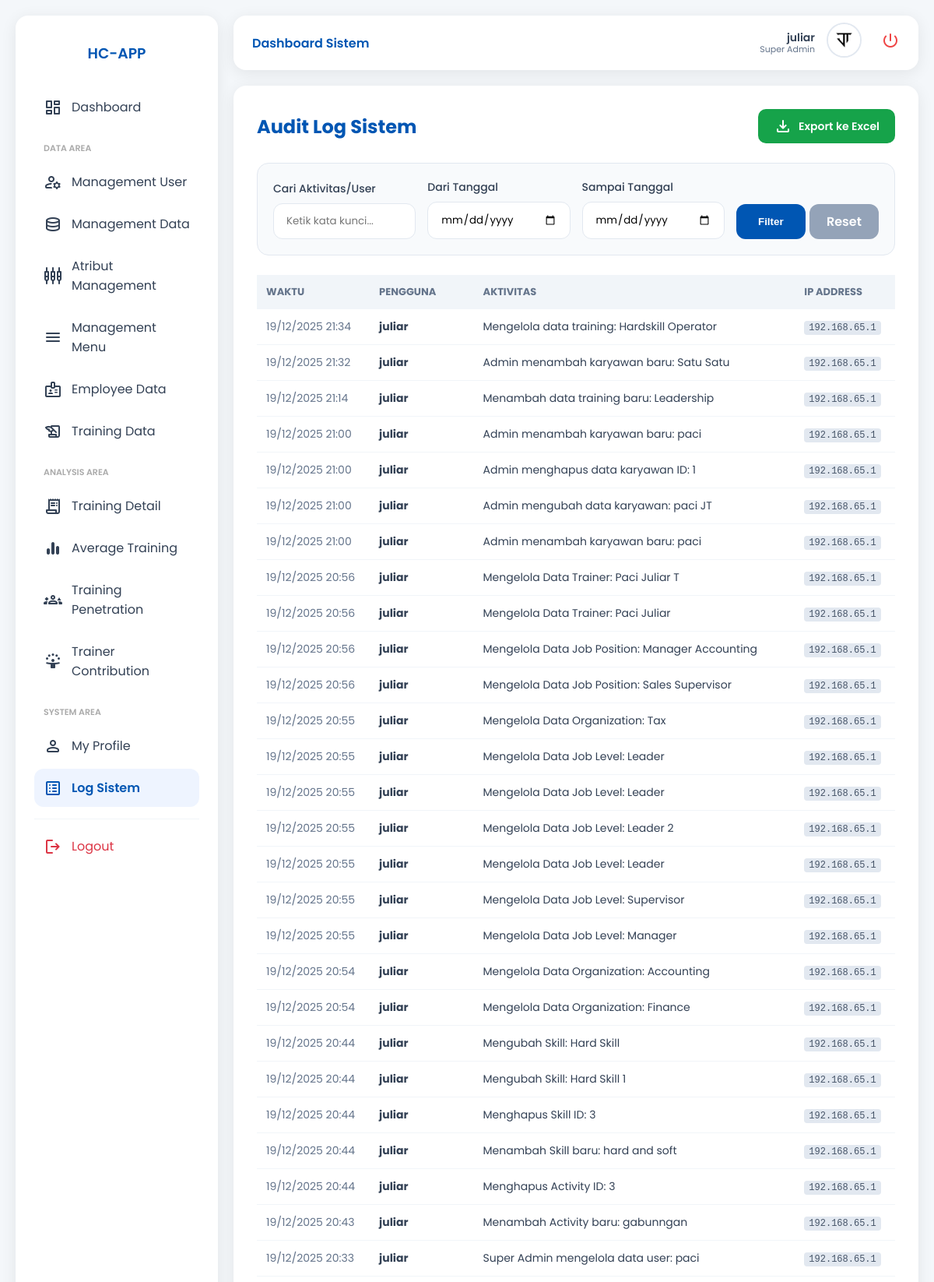
Page /modul/log-system/index.php (signed in, upper part) on the committed database.
### tables this page shows
CREATE TABLE `menus` (
  `id` int NOT NULL,
  `menu_name` varchar(100) NOT NULL,
  `menu_url` varchar(100) NOT NULL,
  `menu_icon` varchar(50) DEFAULT NULL,
  `menu_category` enum('Dashboard','Data Area','Analysis Area','System Area') NOT NULL,
  `order_no` int DEFAULT '0'
);

CREATE TABLE `logs` (
  `id` int NOT NULL,
  `user_id` int DEFAULT NULL,
  `activity` text NOT NULL,
  `ip_address` varchar(45) DEFAULT NULL,
  `created_at` timestamp NULL DEFAULT CURRENT_TIMESTAMP
);

CREATE TABLE `users` (
  `id` int NOT NULL,
  `name` varchar(100) NOT NULL,
  `employee_id` varchar(50) NOT NULL,
  `email` varchar(100) NOT NULL,
  `phone` varchar(20) NOT NULL,
  `password` varchar(255) NOT NULL,
  `role_id` int DEFAULT '5',
  `is_verified` tinyint DEFAULT '0',
  `profile_photo` varchar(255) DEFAULT 'default.png',
  `created_at` timestamp NULL DEFAULT CURRENT_TIMESTAMP
);

### modul/log-system/index.php (the view, shortened to what this page needs)
<?php
require_once __DIR__ . '/../../config/database.php';
$layout_dir = __DIR__ . '/../layout/';
$search = $_GET['search'] ?? '';
$date_from = $_GET['date_from'] ?? '';
$date_to = $_GET['date_to'] ?? '';
$query = "SELECT l.*, u.name FROM logs l LEFT JOIN users u ON l.user_id = u.id WHERE 1=1";
$params = [];
$query .= " ORDER BY l.id DESC";
$stmt = $pdo->prepare($query);
$stmt->execute($params);
$logs = $stmt->fetchAll();
?>
<!DOCTYPE html>
<html lang="id">
<head>
    <link rel="stylesheet" href="../../assets/css/style.css">
</head>
<body>
    <?php include $layout_dir . 'sidebar.php'; include $layout_dir . 'header.php'; ?>
    <main class="main-content">
        <div class="content-card">
            <div style="display: flex; justify-content: space-between; align-items: center; margin-bottom: 25px;">
                <h2 style="color: var(--primary-blue); margin: 0;">Audit Log Sistem</h2>
                <a href="?export=excel" class="btn-export">
                    <i class="material-symbols-rounded">download</i> Export ke Excel
                </a>
            </div>
            <div class="filter-container">
                <form method="GET" class="filter-grid">
                    <div class="form-group" style="margin-bottom: 0;">
                        <label>Cari Aktivitas/User</label>
                        <input type="text" name="search" class="form-control" placeholder="Ketik kata kunci..." value="<?= htmlspecialchars($search) ?>">
                    </div>
                    <div class="form-group" style="margin-bottom: 0;">
                        <label>Dari Tanggal</label>
                        <input type="date" name="date_from" class="form-control" value="<?= $date_from ?>">
                    </div>
                    <div class="form-group" style="margin-bottom: 0;">
                        <label>Sampai Tanggal</label>
                        <input type="date" name="date_to" class="form-control" value="<?= $date_to ?>">
                    </div>
                    <div style="display: flex; gap: 5px;">
                        <button type="submit" class="btn-primary" style="padding: 10px;">Filter</button>
                        <a href="index.php" class="btn-primary" style="padding: 10px; background: #94a3b8; text-decoration: none; text-align: center;">Reset</a>
                    </div>
                </form>
            </div>
            <table class="log-table">
                <thead>
                    <tr>
                        <th>Waktu</th>
                        <th>Pengguna</th>
                        <th>Aktivitas</th>
                        <th>IP Address</th>
                    </tr>
                </thead>
                <tbody>
                    <?php if (count($logs) > 0): ?>
                        <?php foreach ($logs as $l): ?>
                        <tr>
                            <td style="color: #64748b;"><?= date('d/m/Y H:i', strtotime($l['created_at'])) ?></td>
                            <td><strong><?= htmlspecialchars($l['name'] ?? 'Guest/System') ?></strong></td>
                            <td><?= htmlspecialchars($l['activity']) ?></td>
                            <td><span class="ip-badge"><?= $l['ip_address'] ?></span></td>
                        </tr>
                        <?php endforeach; ?>
                    <?php endif; ?>
                </tbody>
            </table>
        </div>
    </main>
</body>
</html>

### modul/layout/sidebar.php
<?php
require_once __DIR__ . '/../../config/database.php';
$current_uri = $_SERVER['REQUEST_URI'];
$role_id = $_SESSION['role_id'] ?? 0;
$query_menu = "SELECT m.* FROM menus m
               JOIN role_access ra ON m.id = ra.menu_id
               WHERE ra.role_id = ?
               ORDER BY FIELD(m.menu_category, 'Dashboard', 'Data Area', 'Analysis Area', 'System Area'), m.order_no ASC";
$stmt_menu = $pdo->prepare($query_menu);
$stmt_menu->execute([$role_id]);
$menus = $stmt_menu->fetchAll();
$menu_list = [];
foreach ($menus as $m) {
    $menu_list[$m['menu_category']][] = $m;
}
?>
<aside class="sidebar">
    <div style="padding: 10px; margin-bottom: 20px; text-align: center;">
        <h3 style="color: var(--primary-blue); margin: 0; font-weight: 600;">HC-APP</h3>
    </div>
    <nav style="flex-grow: 1; overflow-y: auto;">
        <?php foreach ($menu_list as $category => $items): ?>
            <?php if ($category !== 'Dashboard'): ?>
                <p style="font-size: 11px; color: #aaa; text-transform: uppercase; margin: 20px 0 10px 12px; font-weight: 600;">
                    <?= htmlspecialchars($category) ?>
                </p>
            <?php endif; ?>
            <?php foreach ($items as $item): ?>
                <a href="<?= $item['menu_url'] ?>"
                   class="menu-item <?= (strpos($current_uri, basename(dirname($item['menu_url']))) !== false) ? 'active' : '' ?>">
                    <i class="material-symbols-rounded"><?= $item['menu_icon'] ?></i>
                    <span><?= htmlspecialchars($item['menu_name']) ?></span>
                </a>
            <?php endforeach; ?>
        <?php endforeach; ?>
    </nav>
    <div style="padding-top: 10px; border-top: 1px solid #f1f5f9; margin-top: 10px;">
        <a href="../auth/logout.php" class="menu-item" style="color: #dc3545;">
            <i class="material-symbols-rounded">logout</i>
            <span>Logout</span>
        </a>
    </div>
</aside>

### assets/css/style.css (style rules this page uses)
:root { --primary-blue: #0056b3; --bg-light: #f4f7fa; --white: #ffffff; --text-main: #334155; --text-muted: #64748b; --radius: 16px; --shadow: 0 4px 20px rgba(0, 0, 0, 0.08); }
* { box-sizing: border-box; }
body { font-family: "Poppins", sans-serif; background-color: var(--bg-light); margin: 0; color: var(--text-main); }
.form-group { margin-bottom: 20px; }
.form-group label { display: block; margin-bottom: 8px; font-size: 14px; font-weight: 500; }
.form-control { width: 100%; padding: 12px 16px; border: 1px solid #e2e8f0; border-radius: 12px; font-family: "Poppins", sans-serif; }
.btn-primary { width: 100%; padding: 14px; background: var(--primary-blue); color: white; border: none; border-radius: 12px; font-weight: 600; cursor: pointer; transition: 0.3s; }
.sidebar { position: fixed; top: 20px; left: 20px; bottom: 20px; width: 260px; background: var(--white); border-radius: var(--radius); box-shadow: var(--shadow); padding: 24px; z-index: 1000; }
.main-content { margin-left: 300px; margin-top: 110px; margin-right: 20px; margin-bottom: 100px; }
.content-card { background: var(--white); padding: 30px; border-radius: var(--radius); box-shadow: var(--shadow); min-height: 70vh; }
.menu-item { display: flex; align-items: center; padding: 12px; text-decoration: none; color: var(--text-main); border-radius: 12px; margin-bottom: 5px; }
.menu-item.active { background: #eef4ff; color: var(--primary-blue); font-weight: 600; }
.menu-item i { margin-right: 12px; }

### modul/log-system/index.php (style rules this page uses)
.filter-container { background: #f8fafc; padding: 20px; border-radius: 15px; margin-bottom: 25px; border: 1px solid #e2e8f0; }
.filter-grid { display: grid; grid-template-columns: repeat(auto-fit, minmax(150px, 1fr)); gap: 15px; align-items: end; }
.btn-export { background: #16a34a; color: white; padding: 10px 20px; border-radius: 10px; text-decoration: none; font-size: 14px; font-weight: 600; display: inline-flex; align-items: center; gap: 8px; transition: 0.3s; }
.log-table { width: 100%; border-collapse: collapse; }
.log-table th { background: #f1f5f9; padding: 12px; text-align: left; font-size: 13px; color: #64748b; text-transform: uppercase; }
.log-table td { padding: 12px; border-bottom: 1px solid #f1f5f9; font-size: 14px; }
.ip-badge { background: #e2e8f0; color: #475569; padding: 2px 6px; border-radius: 4px; font-family: monospace; font-size: 12px; }

### rows in the picture
menus: menu_name "Dashboard"
menus: menu_name "Management User"
menus: menu_name "Management Data"
menus: menu_name "Atribut Management"
menus: menu_name "Management Menu"
menus: menu_name "Employee Data"
menus: menu_name "Training Data"
menus: menu_name "Training Detail"
menus: menu_name "Average Training"
menus: menu_name "Training Penetration"
menus: menu_name "Trainer Contribution"
menus: menu_name "My Profile"
menus: menu_name "Log Sistem"
logs: created_at "19/12/2025 21:34", user.name "juliar", activity "Mengelola data training: Hardskill Operator", ip_address "192.168.65.1"
logs: created_at "19/12/2025 21:32", user.name "juliar", activity "Admin menambah karyawan baru: Satu Satu", ip_address "192.168.65.1"
logs: created_at "19/12/2025 21:14", user.name "juliar", activity "Menambah data training baru: Leadership", ip_address "192.168.65.1"
logs: created_at "19/12/2025 21:00", user.name "juliar", activity "Admin menambah karyawan baru: paci", ip_address "192.168.65.1"
logs: created_at "19/12/2025 21:00", user.name "juliar", activity "Admin menghapus data karyawan ID: 1", ip_address "192.168.65.1"
logs: created_at "19/12/2025 21:00", user.name "juliar", activity "Admin mengubah data karyawan: paci JT", ip_address "192.168.65.1"
logs: created_at "19/12/2025 21:00", user.name "juliar", activity "Admin menambah karyawan baru: paci", ip_address "192.168.65.1"
logs: created_at "19/12/2025 20:56", user.name "juliar", activity "Mengelola Data Trainer: Paci Juliar T", ip_address "192.168.65.1"
logs: created_at "19/12/2025 20:56", user.name "juliar", activity "Mengelola Data Trainer: Paci Juliar", ip_address "192.168.65.1"
logs: created_at "19/12/2025 20:56", user.name "juliar", activity "Mengelola Data Job Position: Manager Accounting", ip_address "192.168.65.1"
logs: created_at "19/12/2025 20:56", user.name "juliar", activity "Mengelola Data Job Position: Sales Supervisor", ip_address "192.168.65.1"
logs: created_at "19/12/2025 20:55", user.name "juliar", activity "Mengelola Data Organization: Tax", ip_address "192.168.65.1"
logs: created_at "19/12/2025 20:55", user.name "juliar", activity "Mengelola Data Job Level: Leader", ip_address "192.168.65.1"
logs: created_at "19/12/2025 20:55", user.name "juliar", activity "Mengelola Data Job Level: Leader", ip_address "192.168.65.1"
logs: created_at "19/12/2025 20:55", user.name "juliar", activity "Mengelola Data Job Level: Leader 2", ip_address "192.168.65.1"
logs: created_at "19/12/2025 20:55", user.name "juliar", activity "Mengelola Data Job Level: Leader", ip_address "192.168.65.1"
logs: created_at "19/12/2025 20:55", user.name "juliar", activity "Mengelola Data Job Level: Supervisor", ip_address "192.168.65.1"
logs: created_at "19/12/2025 20:55", user.name "juliar", activity "Mengelola Data Job Level: Manager", ip_address "192.168.65.1"
logs: created_at "19/12/2025 20:54", user.name "juliar", activity "Mengelola Data Organization: Accounting", ip_address "192.168.65.1"
logs: created_at "19/12/2025 20:54", user.name "juliar", activity "Mengelola Data Organization: Finance", ip_address "192.168.65.1"
logs: created_at "19/12/2025 20:44", user.name "juliar", activity "Mengubah Skill: Hard Skill", ip_address "192.168.65.1"
logs: created_at "19/12/2025 20:44", user.name "juliar", activity "Mengubah Skill: Hard Skill 1", ip_address "192.168.65.1"
logs: created_at "19/12/2025 20:44", user.name "juliar", activity "Menghapus Skill ID: 3", ip_address "192.168.65.1"
logs: created_at "19/12/2025 20:44", user.name "juliar", activity "Menambah Skill baru: hard and soft", ip_address "192.168.65.1"
logs: created_at "19/12/2025 20:44", user.name "juliar", activity "Menghapus Activity ID: 3", ip_address "192.168.65.1"
logs: created_at "19/12/2025 20:43", user.name "juliar", activity "Menambah Activity baru: gabunngan", ip_address "192.168.65.1"
logs: created_at "19/12/2025 20:33", user.name "juliar", activity "Super Admin mengelola data user: paci", ip_address "192.168.65.1"

### other values in the picture
$category "DATA AREA"
$category "ANALYSIS AREA"
$category "SYSTEM AREA"
$_SESSION['name'] "juliar"
